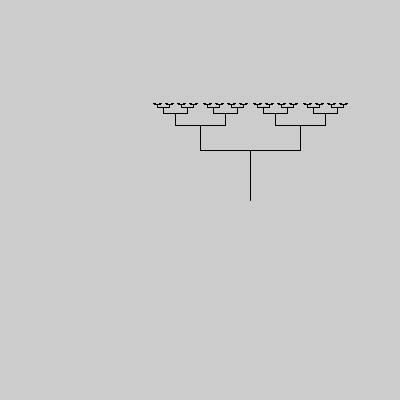
Frame 1 (no input)
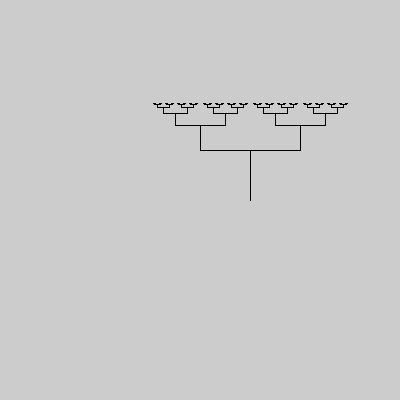
Frame 2 (the mouse pressed at the canvas centre, redrawn once)

The Processing sketch that drew these frames (run headless with seeded random() and noise(); the mouse was pressed at the canvas centre and the sketch redrawn once):

// Processing sketch: recursion
// ── recursion.pde
int x = 250;
int y = 200;
int a = 50;
int n = 18;

void setup(){
  size(400, 400);
  noLoop();
}

void draw(){
  drawT(x, y, a, n);
}

void drawT(int x, int y, int apex, int num){
  line(x, y, x, y-apex);
  line(x-apex, y-apex, x+apex, y-apex);
  if (num > 0){
    drawT(x-apex, y-apex, apex/2, num-1);
    drawT(x+apex, y-apex, apex/2, num-1);
  }
}
